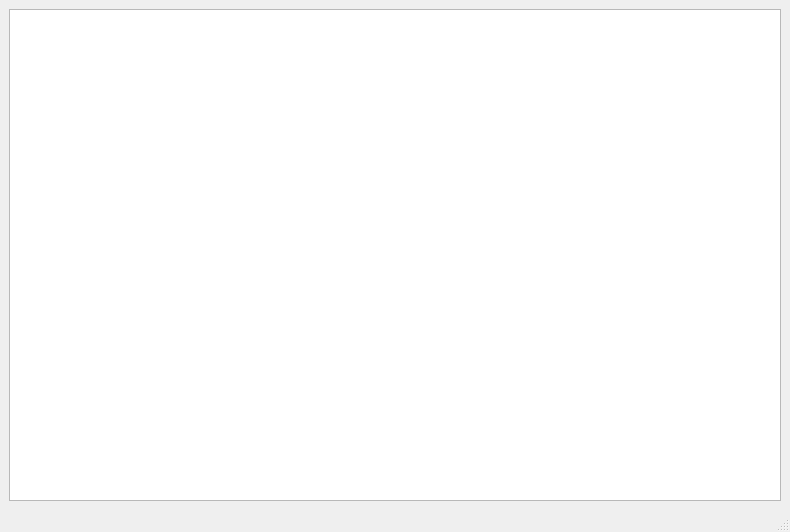
<?xml version="1.0" encoding="UTF-8"?>
<ui version="4.0">
 <class>MainWindow</class>
 <widget class="QMainWindow" name="MainWindow">
  <property name="geometry">
   <rect>
    <x>0</x>
    <y>0</y>
    <width>790</width>
    <height>532</height>
   </rect>
  </property>
  <property name="windowTitle">
   <string>Эспрессо</string>
  </property>
  <widget class="QWidget" name="centralwidget">
   <layout class="QGridLayout" name="gridLayout">
    <item row="0" column="0">
     <widget class="QTableWidget" name="coffee_table">
      <property name="sizeAdjustPolicy">
       <enum>QAbstractScrollArea::AdjustToContents</enum>
      </property>
      <property name="editTriggers">
       <set>QAbstractItemView::NoEditTriggers</set>
      </property>
      <property name="tabKeyNavigation">
       <bool>true</bool>
      </property>
      <property name="showDropIndicator" stdset="0">
       <bool>true</bool>
      </property>
      <property name="dragEnabled">
       <bool>false</bool>
      </property>
      <property name="dragDropOverwriteMode">
       <bool>true</bool>
      </property>
      <property name="dragDropMode">
       <enum>QAbstractItemView::NoDragDrop</enum>
      </property>
      <property name="defaultDropAction">
       <enum>Qt::IgnoreAction</enum>
      </property>
      <property name="alternatingRowColors">
       <bool>false</bool>
      </property>
      <property name="selectionMode">
       <enum>QAbstractItemView::SingleSelection</enum>
      </property>
      <property name="textElideMode">
       <enum>Qt::ElideRight</enum>
      </property>
      <attribute name="horizontalHeaderVisible">
       <bool>true</bool>
      </attribute>
      <attribute name="horizontalHeaderCascadingSectionResizes">
       <bool>false</bool>
      </attribute>
      <attribute name="horizontalHeaderHighlightSections">
       <bool>true</bool>
      </attribute>
      <attribute name="horizontalHeaderShowSortIndicator" stdset="0">
       <bool>false</bool>
      </attribute>
      <attribute name="horizontalHeaderStretchLastSection">
       <bool>false</bool>
      </attribute>
      <attribute name="verticalHeaderCascadingSectionResizes">
       <bool>false</bool>
      </attribute>
      <attribute name="verticalHeaderHighlightSections">
       <bool>true</bool>
      </attribute>
      <attribute name="verticalHeaderStretchLastSection">
       <bool>false</bool>
      </attribute>
     </widget>
    </item>
   </layout>
  </widget>
  <widget class="QMenuBar" name="menubar">
   <property name="geometry">
    <rect>
     <x>0</x>
     <y>0</y>
     <width>790</width>
     <height>21</height>
    </rect>
   </property>
  </widget>
  <widget class="QStatusBar" name="statusbar"/>
 </widget>
 <resources/>
 <connections/>
</ui>
